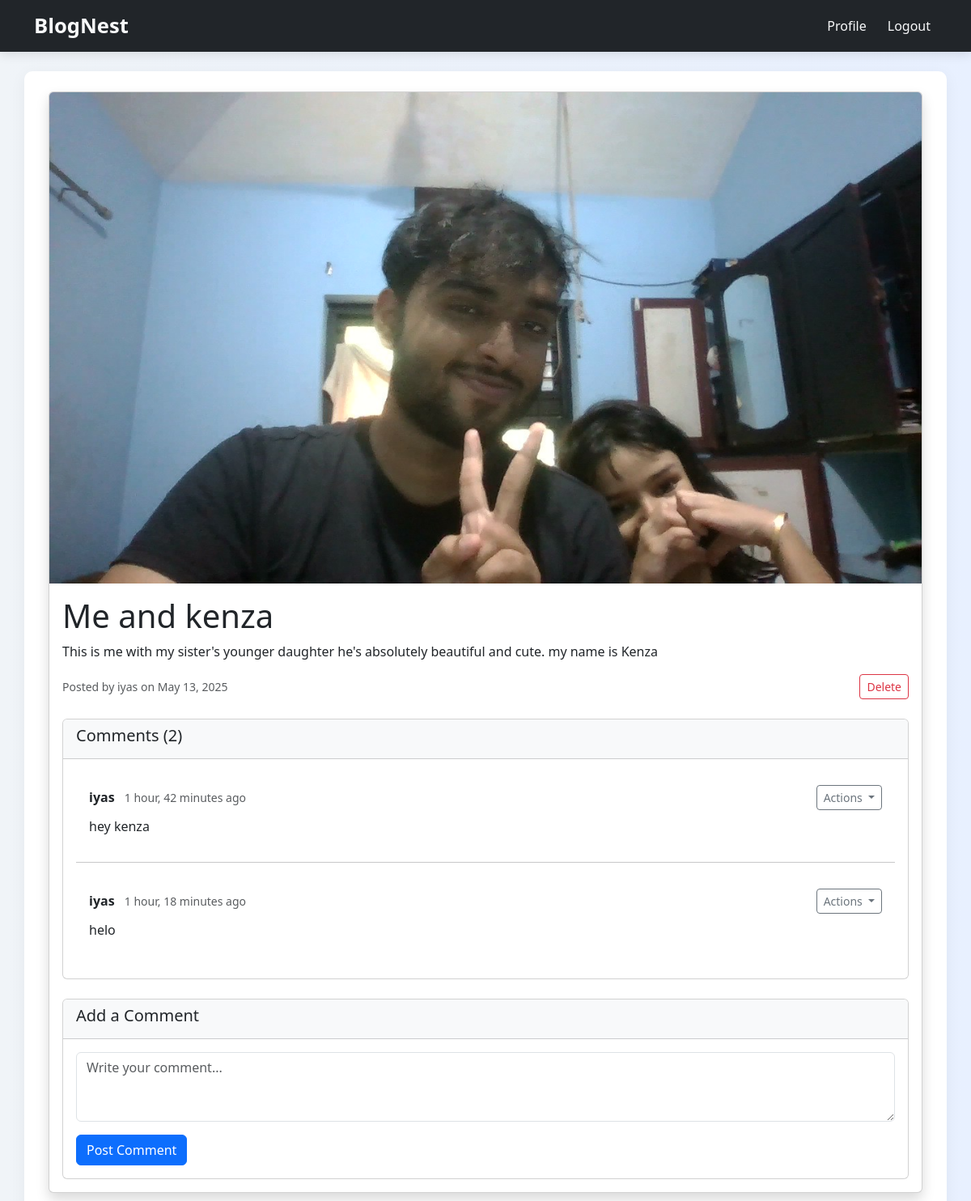
The page /post/9/ (signed in) on the database its author committed.
### blog/models.py (models this page shows, shortened)
class Post(models.Model):
    author = models.ForeignKey(CustomUser, on_delete=models.CASCADE)
    title = models.CharField(max_length=200)
    content = models.TextField()
    image = models.ImageField(upload_to='posts/images/', null=True, blank=True)
    created_at = models.DateTimeField(auto_now_add=True)
    updated_at = models.DateTimeField(auto_now=True)

class Comment(models.Model):
    post = models.ForeignKey(Post, on_delete=models.CASCADE)
    author = models.ForeignKey(CustomUser, on_delete=models.CASCADE)
    content = models.TextField()
    created_at = models.DateTimeField(auto_now_add=True)
    updated_at = models.DateTimeField(auto_now=True)
    edited = models.BooleanField(default=False)  # New field

### users/models.py (models this page shows, shortened)
class CustomUser(AbstractUser):
    contact_number = models.CharField(max_length=15, blank=True, null=True)
    profile_pic = models.ImageField(
        upload_to='profile_pics/',
        null=True,
        blank=True,
        validators=[FileExtensionValidator(allowed_extensions=['jpg', 'jpeg', 'png'])]
    )

### blog/views.py (the view)
# urls.py: path('post/<int:post_id>/', views.post_detail, name='post_detail'),
@login_required
def post_detail(request, post_id):
    post = get_object_or_404(Post, id=post_id)
    comments = post.comment_set.all()
    return render(request, 'blog/post_detail.html', {'post': post, 'comments': comments})

### templates/blog/post_detail.html (shortened to what this page needs)
{% extends 'base.html' %}
{% load static %}
{% block content %}
<div class="card shadow">
    {% if post.image %}
        <img src="{{ post.image.url }}" class="card-img-top" alt="{{ post.title }}">
    {% endif %}
    <div class="card-body">
        <h1 class="card-title">{{ post.title }}</h1>
        <p class="card-text">{{ post.content }}</p>
        <div class="d-flex justify-content-between align-items-center mb-4">
            <small class="text-muted">
                Posted by {{ post.author.username }} on {{ post.created_at|date:"M d, Y" }}
            </small>
           {% if post.author == user %}
<form method="post" action="{% url 'post_delete' post.id %}" class="d-inline">
    <button type="submit" class="btn btn-sm btn-outline-danger"
            onclick="return confirm('Are you sure you want to delete this post?');">
        Delete
    </button>
</form>
{% endif %}
        </div>
        <div class="card mb-4">
            <div class="card-header bg-light">
                <h5>Comments ({{ post.comment_set.count }})</h5>
            </div>
            <div class="card-body">
                {% for comment in post.comment_set.all %}
                    <div class="comment glass p-3 mb-3 rounded">
    <div class="d-flex justify-content-between align-items-center mb-2">
        <div>
            <strong>{{ comment.author.username }}</strong>
            <small class="text-muted ms-2">
                {{ comment.created_at|timesince }} ago
            </small>
        </div>
        {% if request.user == comment.author %}
        <div class="dropdown">
            <button class="btn btn-sm btn-outline-secondary dropdown-toggle"
                    type="button"
                    data-bs-toggle="dropdown">
                Actions
            </button>
        </div>
        {% endif %}
    </div>
    <p class="mb-0">{{ comment.content }}</p>
</div>
                    {% if not forloop.last %}<hr>{% endif %}
                {% empty %}
                    <p class="text-muted">No comments yet.</p>
                {% endfor %}
            </div>
        </div>
        <div class="card">
            <div class="card-header bg-light">
                <h5>Add a Comment</h5>
            </div>
            <div class="card-body">
                <form method="post" action="{% url 'add_comment' post.id %}">
                    <div class="mb-3">
                        <textarea name="content" class="form-control" rows="3"
                                  placeholder="Write your comment..."></textarea>
                    </div>
                    <button type="submit" class="btn btn-primary">Post Comment</button>
                </form>
            </div>
        </div>
    </div>
</div>
{% endblock %}

### templates/base.html (style rules this page uses)
body { font-family: 'Segoe UI', sans-serif; background: linear-gradient(to right, #f0f4f8, #e8f0ff); margin: 0; padding: 0; }

### rows shown on the page
Post: image (picture), title "Me and kenza", content "This is me with my sister's younger daughter he's absolutely beautiful and cute. my name is Kenza", author.username "iyas", created_at "May 13, 2025", comment_set.count "2"
Comment: author.username "iyas", created_at "1 hour, 42 minutes", shows "Actions", content "hey kenza"
Comment: author.username "iyas", created_at "1 hour, 18 minutes", shows "Actions", content "helo"
